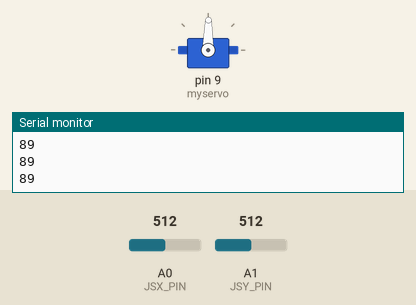
A sketch run on a simulated Arduino Uno, built with avr-gcc and run on an emulated ATmega328P. On the bench: servo, the last lines printed to the serial monitor. The test bench sets the inputs (shaded band); at power-on: A0 (JSX_PIN) = 512, A1 (JSY_PIN) = 512.

Above: at 1.2 s.
1.3 s: A0 (JSX_PIN) set to 716
At 2.0 s:
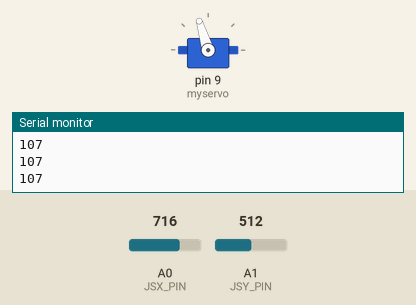
2.9 s: A1 (JSY_PIN) set to 716
At 3.5 s:
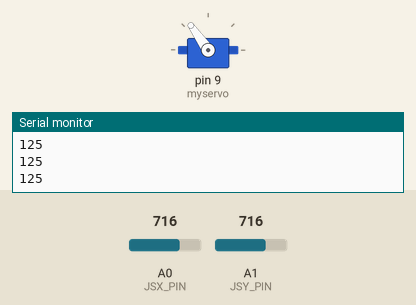
4.5 s: A0 (JSX_PIN) set to 900
At 5.0 s:
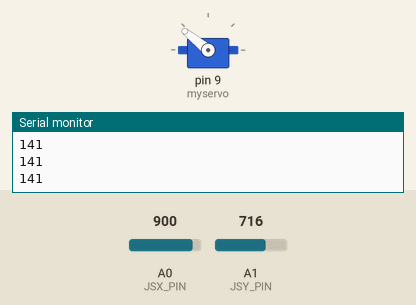
6.1 s: A1 (JSY_PIN) set to 1023
At 6.5 s:
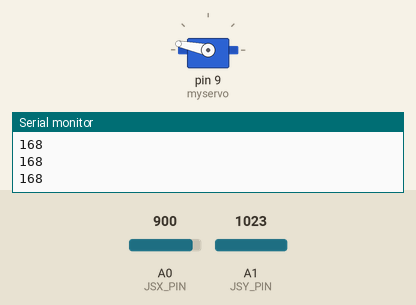
7.7 s: A1 (JSY_PIN) set to 0
At 9.0 s:
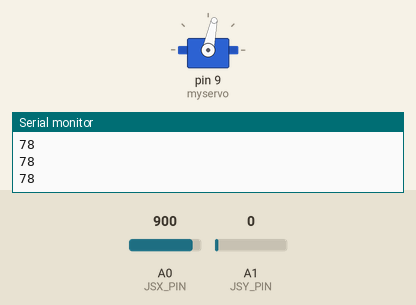
9.3 s: A0 (JSX_PIN) set to 511
At 10.7 s:
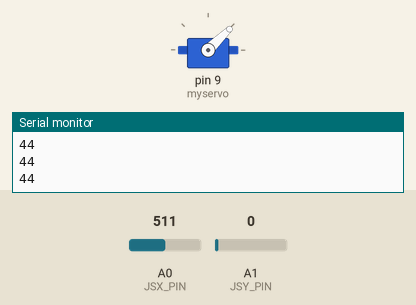
Timing chart, 0 to 11.9 s (numbered marks = the images above; inputs shaded):
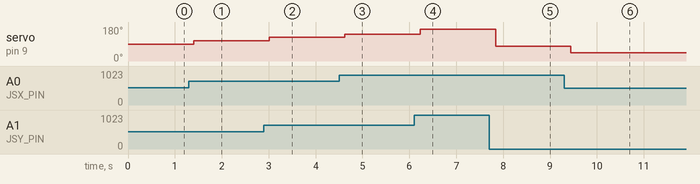

Measured:
- after the input at 1.3 s, servo on pin 9 (myservo): 89° → 107° after 0.11 s
- after the input at 2.9 s, servo on pin 9 (myservo): 107° → 125° after 0.11 s
- after the input at 4.5 s, servo on pin 9 (myservo): 125° → 141° after 0.12 s
- after the input at 6.1 s, servo on pin 9 (myservo): 141° → 168° after 0.13 s
- after the input at 7.7 s, servo on pin 9 (myservo): 168° → 78° after 0.14 s
- after the input at 9.3 s, servo on pin 9 (myservo): 78° → 44° after 0.15 s

The sketch:

extra4.0.ino
```cpp
#include "arduino_secrets.h"

#include <Servo.h>

#define JSX_PIN  A0
#define JSY_PIN  A1

Servo myservo;  // create servo object to control a servo
// twelve servo objects can be created on most boards

int totalVal = 0;

void setup() {
  myservo.attach(9);
  Serial.begin(9600);
}

void loop() {
  totalVal = (analogRead(JSX_PIN) + analogRead(JSY_PIN)) / 11.4;

  Serial.println(totalVal);

  delay(100);

  myservo.write(totalVal);
}
```

arduino_secrets.h
```cpp

```
